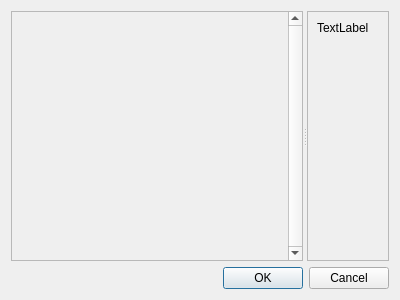
<?xml version="1.0" encoding="UTF-8"?>
<ui version="4.0">
 <class>TextureBrowser</class>
 <widget class="QDialog" name="TextureBrowser">
  <property name="geometry">
   <rect>
    <x>0</x>
    <y>0</y>
    <width>400</width>
    <height>300</height>
   </rect>
  </property>
  <property name="windowTitle">
   <string>Texture Browser</string>
  </property>
  <property name="windowIcon">
   <iconset resource="../gfx/gfx.qrc">
    <normaloff>:/icons/logo.png</normaloff>:/icons/logo.png</iconset>
  </property>
  <layout class="QVBoxLayout" name="verticalLayout_2">
   <item>
    <widget class="QSplitter" name="splitter">
     <property name="orientation">
      <enum>Qt::Horizontal</enum>
     </property>
     <widget class="QStackedWidget" name="stackedWidget">
      <property name="currentIndex">
       <number>1</number>
      </property>
      <widget class="QWidget" name="page">
       <layout class="QHBoxLayout" name="horizontalLayout">
        <property name="margin">
         <number>0</number>
        </property>
        <item>
         <widget class="QListWidget" name="list"/>
        </item>
       </layout>
      </widget>
      <widget class="QWidget" name="page_2">
       <layout class="QVBoxLayout" name="verticalLayout_3">
        <property name="margin">
         <number>0</number>
        </property>
        <item>
         <widget class="QScrollArea" name="scrollArea">
          <property name="verticalScrollBarPolicy">
           <enum>Qt::ScrollBarAlwaysOn</enum>
          </property>
          <property name="horizontalScrollBarPolicy">
           <enum>Qt::ScrollBarAlwaysOff</enum>
          </property>
          <property name="widgetResizable">
           <bool>true</bool>
          </property>
          <widget class="QWidget" name="viewport">
           <property name="geometry">
            <rect>
             <x>0</x>
             <y>0</y>
             <width>273</width>
             <height>239</height>
            </rect>
           </property>
          </widget>
         </widget>
        </item>
       </layout>
      </widget>
     </widget>
     <widget class="QFrame" name="panel">
      <property name="frameShape">
       <enum>QFrame::StyledPanel</enum>
      </property>
      <property name="frameShadow">
       <enum>QFrame::Raised</enum>
      </property>
      <layout class="QVBoxLayout" name="verticalLayout">
       <item>
        <widget class="QLabel" name="label">
         <property name="text">
          <string>TextLabel</string>
         </property>
        </widget>
       </item>
       <item>
        <spacer name="verticalSpacer">
         <property name="orientation">
          <enum>Qt::Vertical</enum>
         </property>
         <property name="sizeHint" stdset="0">
          <size>
           <width>20</width>
           <height>40</height>
          </size>
         </property>
        </spacer>
       </item>
      </layout>
     </widget>
    </widget>
   </item>
   <item>
    <widget class="QDialogButtonBox" name="buttonBox">
     <property name="orientation">
      <enum>Qt::Horizontal</enum>
     </property>
     <property name="standardButtons">
      <set>QDialogButtonBox::Cancel|QDialogButtonBox::Ok</set>
     </property>
    </widget>
   </item>
  </layout>
 </widget>
 <resources>
  <include location="../gfx/gfx.qrc"/>
 </resources>
 <connections>
  <connection>
   <sender>buttonBox</sender>
   <signal>accepted()</signal>
   <receiver>TextureBrowser</receiver>
   <slot>accept()</slot>
   <hints>
    <hint type="sourcelabel">
     <x>248</x>
     <y>254</y>
    </hint>
    <hint type="destinationlabel">
     <x>157</x>
     <y>274</y>
    </hint>
   </hints>
  </connection>
  <connection>
   <sender>buttonBox</sender>
   <signal>rejected()</signal>
   <receiver>TextureBrowser</receiver>
   <slot>reject()</slot>
   <hints>
    <hint type="sourcelabel">
     <x>316</x>
     <y>260</y>
    </hint>
    <hint type="destinationlabel">
     <x>286</x>
     <y>274</y>
    </hint>
   </hints>
  </connection>
 </connections>
</ui>
